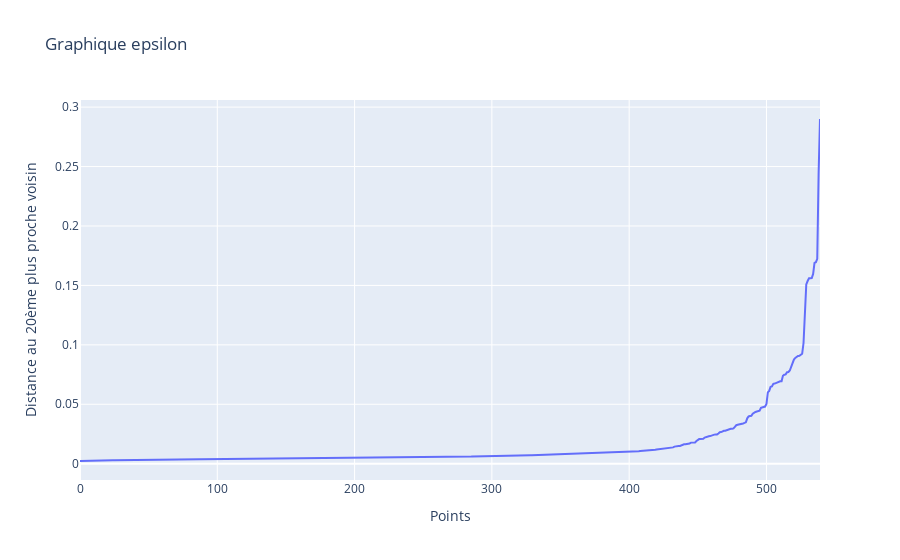

Notebook code for this chart:
### Code cell
# Nous prendrons les 20 plus proches voisins
neigh = NearestNeighbors(n_neighbors=20)
nbrs = neigh.fit(day_dh1)
distances, indices = nbrs.kneighbors(day_dh1)
# Trier les distances dans l'ordre croissant
distances = np.sort(distances[:, -1])
# Graphique pour trouver le "coude"
df_dist = pd.DataFrame({
    "Points": range(len(distances)),
    "Distance": distances
})

fig = px.line(df_dist, x="Points", y="Distance",
              title="Graphique epsilon",
              labels={"Points": "Points", "Distance": "Distance au 20ème plus proche voisin"})
fig.show()

### Figure 1 — Plotly figure (JSON) as saved in the notebook; plotly's stock layout.template omitted (floating-point values rounded to 4 significant figures; data arrays with more than 128 entries replaced by an {"elided": "..."} marker saying what was removed)
{"data": [{"hovertemplate": "Points=%{x}<br>Distance au 20ème plus proche voisin=%{y}<extra></extra>", "legendgroup": "", "line": {"color": "#636efa", "dash": "solid"}, "marker": {"symbol": "circle"}, "mode": "lines", "name": "", "orientation": "v", "showlegend": false, "type": "scatter", "x": {"elided": "540 int values"}, "xaxis": "x", "y": {"elided": "540 float values"}, "yaxis": "y"}], "layout": {"legend": {"tracegroupgap": 0}, "title": {"text": "Graphique epsilon"}, "xaxis": {"anchor": "y", "domain": [0, 1], "title": {"text": "Points"}}, "yaxis": {"anchor": "x", "domain": [0, 1], "title": {"text": "Distance au 20ème plus proche voisin"}}}}
